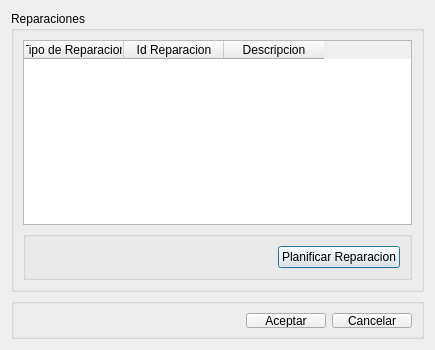
<?xml version="1.0" encoding="UTF-8"?>
<ui version="4.0">
 <class>DialogPlanificarReparaciones</class>
 <widget class="QDialog" name="DialogPlanificarReparaciones">
  <property name="geometry">
   <rect>
    <x>0</x>
    <y>0</y>
    <width>435</width>
    <height>350</height>
   </rect>
  </property>
  <property name="minimumSize">
   <size>
    <width>435</width>
    <height>350</height>
   </size>
  </property>
  <property name="windowTitle">
   <string>Planificar Reparaciones</string>
  </property>
  <layout class="QVBoxLayout" name="verticalLayout">
   <item>
    <widget class="QGroupBox" name="groupBox">
     <property name="title">
      <string>Reparaciones</string>
     </property>
     <layout class="QVBoxLayout" name="verticalLayout_2">
      <item>
       <widget class="QTableWidget" name="tableWidgetReparaciones">
        <column>
         <property name="text">
          <string>Tipo de Reparacion</string>
         </property>
        </column>
        <column>
         <property name="text">
          <string>Id Reparacion</string>
         </property>
        </column>
        <column>
         <property name="text">
          <string>Descripcion</string>
         </property>
        </column>
       </widget>
      </item>
      <item>
       <widget class="QGroupBox" name="groupBox_2">
        <property name="title">
         <string/>
        </property>
        <layout class="QHBoxLayout" name="horizontalLayout">
         <item>
          <spacer name="horizontalSpacer">
           <property name="orientation">
            <enum>Qt::Horizontal</enum>
           </property>
           <property name="sizeHint" stdset="0">
            <size>
             <width>40</width>
             <height>20</height>
            </size>
           </property>
          </spacer>
         </item>
         <item>
          <widget class="QPushButton" name="pushButtonPlanificarReparacion">
           <property name="text">
            <string>Planificar Reparacion</string>
           </property>
          </widget>
         </item>
        </layout>
       </widget>
      </item>
     </layout>
    </widget>
   </item>
   <item>
    <widget class="QGroupBox" name="groupBoxButtonBox">
     <property name="minimumSize">
      <size>
       <width>271</width>
       <height>41</height>
      </size>
     </property>
     <property name="maximumSize">
      <size>
       <width>16777215</width>
       <height>41</height>
      </size>
     </property>
     <property name="title">
      <string/>
     </property>
     <layout class="QGridLayout" name="gridLayout_2">
      <property name="leftMargin">
       <number>9</number>
      </property>
      <property name="topMargin">
       <number>9</number>
      </property>
      <property name="rightMargin">
       <number>9</number>
      </property>
      <property name="bottomMargin">
       <number>8</number>
      </property>
      <item row="0" column="1">
       <widget class="QPushButton" name="pushButtonAceptar">
        <property name="text">
         <string>Aceptar</string>
        </property>
       </widget>
      </item>
      <item row="0" column="2">
       <widget class="QPushButton" name="pushButtonCancelar">
        <property name="text">
         <string>Cancelar</string>
        </property>
       </widget>
      </item>
      <item row="0" column="0">
       <spacer name="horizontalSpacer_2">
        <property name="orientation">
         <enum>Qt::Horizontal</enum>
        </property>
        <property name="sizeHint" stdset="0">
         <size>
          <width>40</width>
          <height>20</height>
         </size>
        </property>
       </spacer>
      </item>
     </layout>
    </widget>
   </item>
  </layout>
 </widget>
 <resources/>
 <connections/>
</ui>
